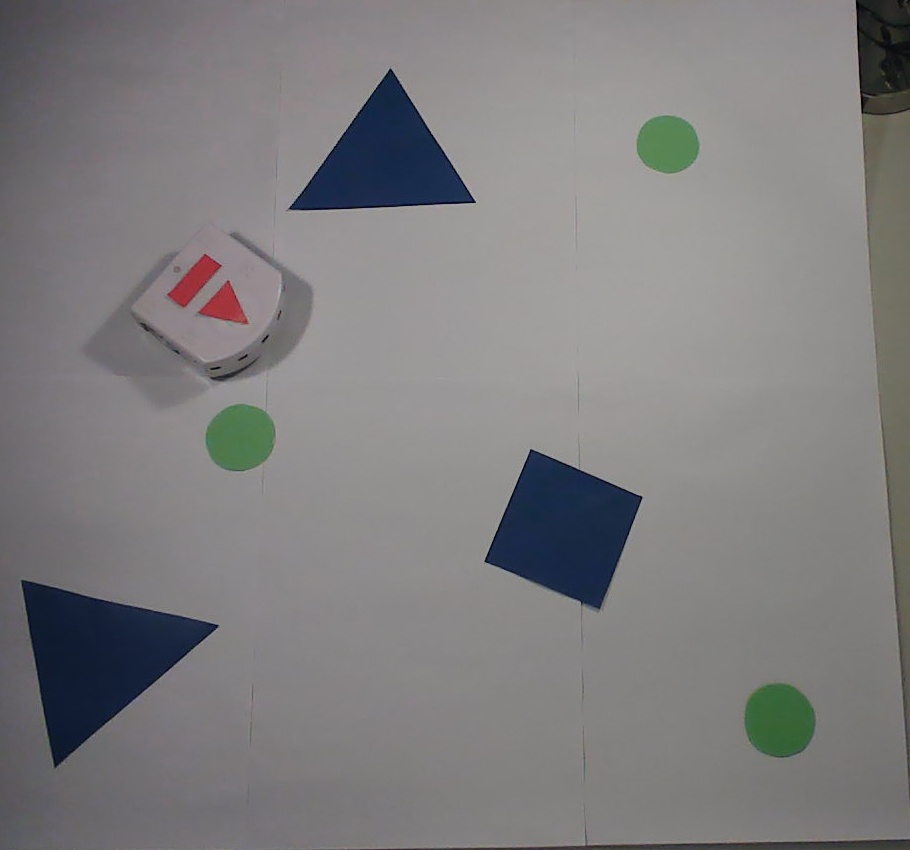
#> input picture Images report/image_vision.jpg, 910 x 850 px
$ jupyter execute --allow-errors Report.ipynb   (shell and % lines are left out)
#> lines starting #> are read from the running program, lines starting #| are printed output that depends on the picture; after the words box and inside, x2 and y2 are one past the last pixel; in counts of white or black regions, pixels touching at a corner belong together
#> further down, img is the input picture: shape (850, 910, 3); mean B, G, R 126.6, 125.7, 126.7
<div style="border:1px solid black; padding:20px 20px;text-align: justify;text-justify: inter-word">
   <strong> Basics of Mobile Robotics: Project Report <br/> Autumn 2021 <br/><br/> Group members: </strong><br/><br/> Henry Papadatos <br/> Juliette Pelissier <br/> Eliott Sizey<br/> Aitana Waelbroeck-Boix


</div>

# Introduction

### Environment

Our project is based on a simple map with several obstacles which is filmed in real-time by our camera. The environment is mapped during the initialization of our program. The position of the Thymio is estimated using a Kalman filter which takes as inputs the pose as estimated by the wheels odometry and the pose measured from the output of the camera.

We use a continuous environment which is composed of 3 blue obstacles (1 rectangle and 2 triangles), 3 green goals and 1 red Thymio. The environment is initially mapped by the vision module using color detection to differentiate the elements. The objective of the Thymio is to visit the 3 goals without hitting any of the predefined obstacles using an optimal path determined by the path planning module (global navigation). It also has to avoid unexpected obstacles using a local avoidance module. Once the 3 goals have been reached, the Thymio must find its way back to its starting position to complete its mission.

Our set-up is shown below:

### State Machine

Our program starts by initialising the environment, analysing the first frame sent by the camera through the vision module. It determines the starting position of the Thymio, the corners of the obstacles and the center of the goals. The optimal path is then defined from those information in the path planning module. <br>
The program then enters into the main loop which follows 4 steps:
- Vision
- Kalman filter
- Local avoidance
- Motion control

The main() function can be found in the main.ipynb file.

And the other functions are located in the files:
* vision.py
* computer_vision.py
* filters.py :(Kalman filter + P controler)
* obstacle_avoidance.py
* path_planning.py

# Vizualisation tool

To simplify the debbuging of our project, we decided to implement a complete vizualisation tool.

Some elements are static:
* The extended obstacles are displayed in transparent red to allow us to see below.
* The goals are shown using yellow dots.
* The starting position of the Thymio is the green dot.
* The path is composed of the pink lines.

And some elements move at each new frame:
* The current point that the Thymio is aiming for is in black.
* The position of the Thymio measured by the camera is a green dot (on the image above, it is hidden under the blue dot).
* The position of the Thymio estimated by the Kalman filter is the blue dot.

The implementation of this vizualisation tool took us some time but it was definitively worth it considering the time we saved in the debbuging process.

# Vision

### Principle

The goal of the vision part of the project is to map the environment in which the robot will move (obstacles and goals) and to keep track of its pose. Each element of the environment has a different color which allows color differentiation and localisation. From a frame captured by the camera, the most efficient way of doing color detection is to transform this frame from the BGR to the HSV domain. Then, we apply a range color filter that keeps only pixels of the right color. Once this is done, the shapes of the detected objects are also used as described in the following subsections.
### HSV

The HSV domain can be represented as a cone (figure plotted below) and comprises three parameters that define a color: the hue, saturation and value. The hue is coded in the range [0,360] degrees accordingly to the corresponding angle in the color circle. The saturation corresponds to the intensity of the color and is comprised between 0% and 100%. The value is the "brilliance" of the color, the lower it is, the darker the color is. It is also defined between 0% and 100%. In the opencv library, the three parameters are coded in the following ranges:
- Hue: [0, 180]
- Saturation: [0, 255]
- Value: [0, 255]

The main advantage of using HSV color coding is that it is much easier to calibrate the range of the color filters as the saturation and value parameters make it much less dependent to the change of light on the map (lighting can be much less consistent than if using BGR color coding). In our project, we used three colors: blue for the obstacles, green for the goals and red for the Thymio which are coded in the following ranges ([H, S, V]):
- Blue: [0-20,50-255,0-255]
- Green: [50-70,50-255,50-255]
- Red: [115-130,50-255,50-255]

We chose the colors such that the ranges for the H parameter are not superposed. We used a wide range for the S and V parameters, thus even if the lighting is changed from one run to another, the color detection will not be affected.

### Obstacles

The creation and application of the range color filter is done using the function color_detection() for each object of the environment. In the top right image plotted below, we illustrate the result of using this function for the obstacles but it works similarly for the Thymio and the goals.

[cell 1]
import cv2
import math
import numpy as np
import matplotlib.pyplot as plt

SAFETY_FACTOR = 20 # margin so that the robot doesn't hit obstacles
POLY_FACTOR_OBST = 0.05 # factor that determines how accurately the approxPolyDP function approximates
LEN_IN_MM = 113 # lenght of one side of the cube in mm

BLUE_LOW_H = 0
BLUE_HIGH_H = 20
BLUE_LOW_S = 50
BLUE_HIGH_S = 255
BLUE_LOW_V = 0
BLUE_HIGH_V = 255

def obstacles(img):
    """
    Extract obstacles from image "img", approximate them as polygons, find their corners and expand them

    param pic : image captured by the camera

    return new_corners : coordinates of the expanded obstacles corners
    return Pix_to_mm : pixel to millimeter conversion factor
    return img_goals : original image with black pixels except for the obstacles
    """
    low_blue = np.array([BLUE_LOW_H, BLUE_LOW_S, BLUE_LOW_V])
    high_blue = np.array([BLUE_HIGH_H, BLUE_HIGH_S, BLUE_HIGH_V])
    corners=[]
    new_corners=[]
    centroids=[]
    img_contours=img.copy()
    img_final = img.copy()

    img_obst, mask_obst = color_detect(img, low_blue, high_blue)
#> in color_detect, `color_img =cv2.bitwise_and(pic, pic, mask=mask)`:
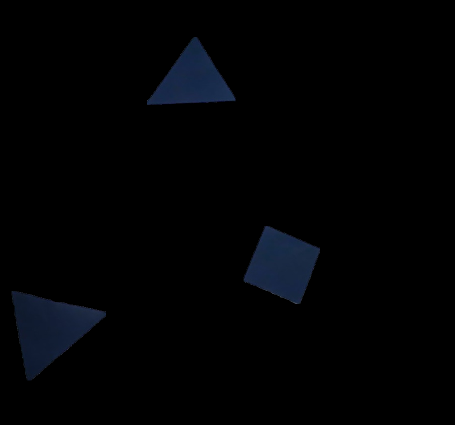
#> color_img: shape (850, 910, 3) (shown at 1/2 size); mean B, G, R 3.7, 2.2, 1.3
    contours, hierarchy = cv2.findContours(mask_obst, cv2.RETR_EXTERNAL, cv2.CHAIN_APPROX_SIMPLE)
#> contours = 3 contours; box (x1, y1, x2, y2) and area: (23, 582, 212, 761) 17464, (487, 452, 640, 608) 14696, (294, 74, 471, 210) 12628

    # Find largest area for noise condition
    areas = [cv2.contourArea(c) for c in contours]
#> areas = [17464.5, 14696, 12627.5]

    if not areas:
        cv2.imshow('mask', mask_obst)
        cv2.waitKey(0)
        raise ValueError("Can not read frame")

    max_cont = max(areas)
#> max_cont = 17464.5

    # For each contour found, approximate it as a polygon and extract its corners
    for cont in contours:
        epsilon = POLY_FACTOR_OBST * cv2.arcLength(cont, True)
        approx = cv2.approxPolyDP(cont, epsilon, True)

        if(len(approx)>2 and cv2.contourArea(approx) >= max_cont/3): # Condition to get rid of detected noise
            cv2.drawContours(img_contours, [approx], -1, (0, 0, 255), 2)
            corners.append(approx)
            if(len(approx) == 4): # Use rectangle obstacle to find the pixel to millimeter conversion factor
                Pix_to_mm = pix_to_mm(approx)
#> this loop made 3 passes
#> (epsilon, approx, px_to_mm in pix_to_mm, Pix_to_mm) on pass 2: (25.72, [[529, 452], [487, 562], [599, 607], [639, 496]], 0.664, 0.664)
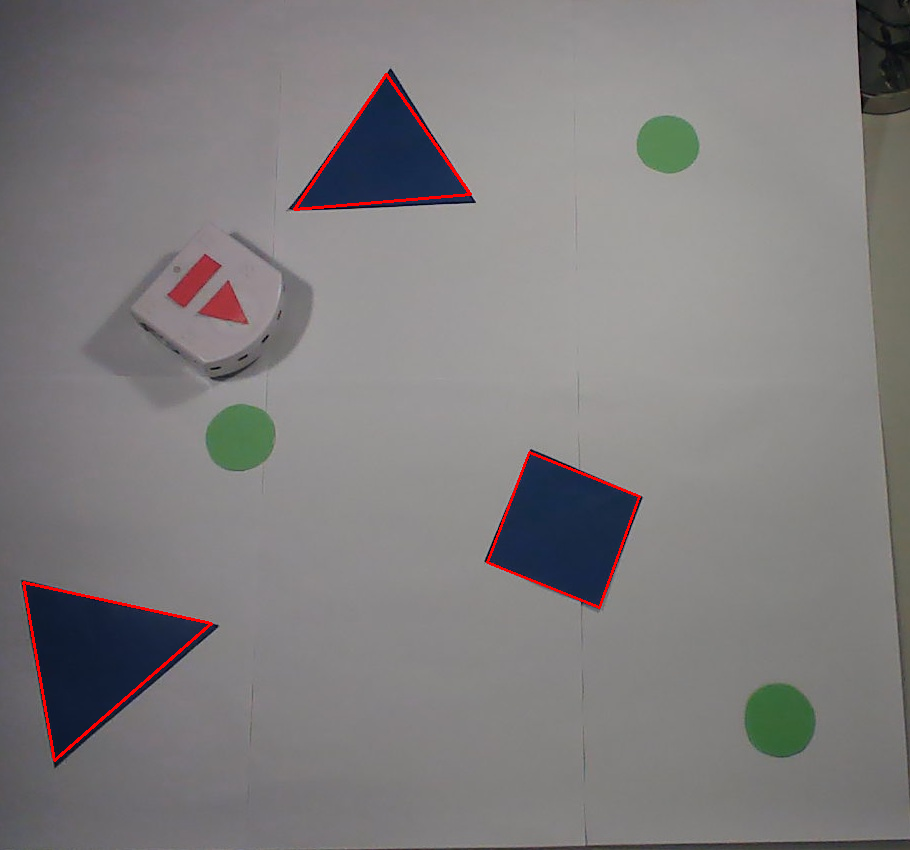
#> img_contours: shape (850, 910, 3); 0.59% of pixels changed, all inside (x1, y1, x2, y2) = (22, 73, 641, 762)
#> after the loop, corners = 3 contours; box (x1, y1, x2, y2) and area: (23, 582, 212, 761) 16096, (487, 452, 640, 608) 14090, (294, 74, 471, 210) 11190

    # From extracted corners, define middle point of each object and create vertex (by 'expanding' corners)

    for i in range(0, len(corners)):
        centroids.append(centroid(corners[i]))
        new_corners.append(expand(centroids[i], corners[i], Pix_to_mm))   # Determine expanded corners (to take into account thymio width)

        for corn in new_corners[i]:
            cv2.circle(img_final, corn, 8, (0, 0, 255) , -1)
#> this loop made 3 passes
#> (expansion_dist in expand, new_corners in expand) on passes 1 to 3: (60.2, [[31, 815], [268, 606], [-19, 539]]), (42.57, [[511, 413], [447, 578], [616, 645], [678, 479]]), (60.2, [[525, 216], [388, 13], [241, 238]])
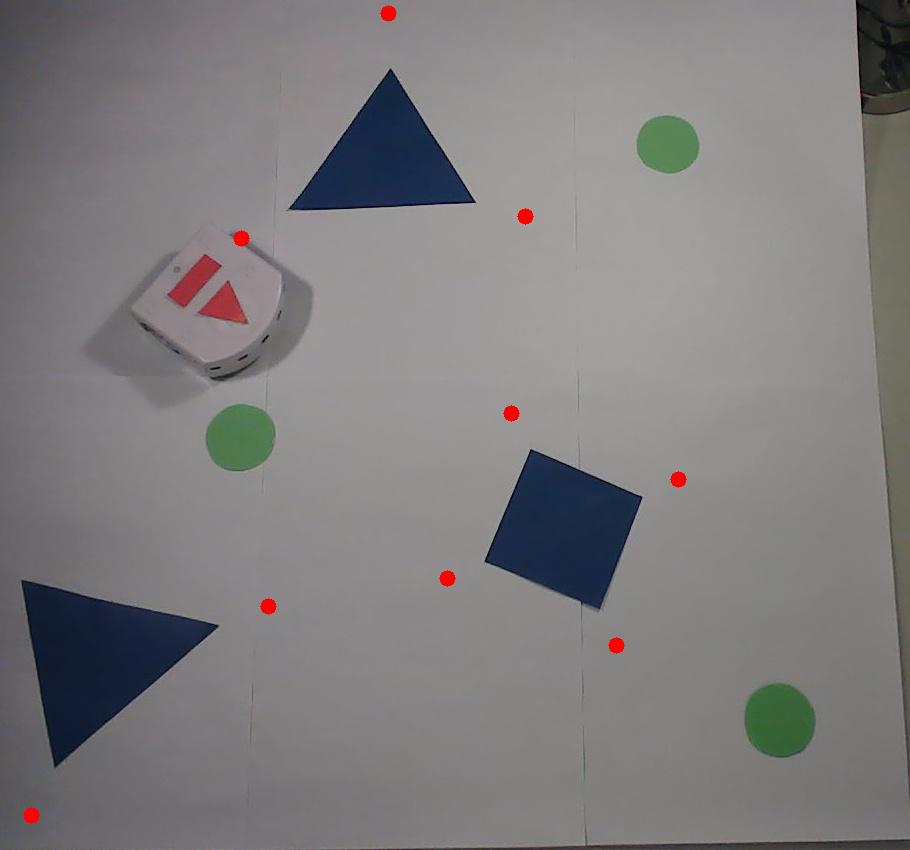
#> img_final: shape (850, 910, 3); 0.23% of pixels changed, all inside (x1, y1, x2, y2) = (23, 5, 687, 824)
#> after the loop, centroids = [(96, 655), (563, 529), (383, 159)]; new_corners = [[[31, 815], [268, 606], [-19, 539]], [[511, 413], [447, 578], [616, 645], [678, 479]], [[525, 216], [388, 13], [241, 238]]]

    return new_corners, Pix_to_mm, mask_obst, img_final, img_contours

def color_detect(pic, low, high):
    """
    Extract color from the image "pic" based on the HSV color range [low-high]

    param pic : image on which the color detection is conducted
    param low : contains the lower values of the HSV parameters range
    param high : contains the higher values of the HSV parameters range

    return color_img : original image with black pixels except for the color detected
    return mask : black and white color filter
    """

    sigma = (5,5)

    image=cv2.blur(pic, sigma)                 # Blurring to get rid of image noise
    image=cv2.cvtColor(pic, cv2.COLOR_RGB2HSV)
    mask=cv2.inRange(image, low, high)
    mask=cv2.erode(mask, None, iterations=4)    # Processing to have smoother color filter
    mask=cv2.dilate(mask, None, iterations=4)

    color_img =cv2.bitwise_and(pic, pic, mask=mask)

    return color_img, mask

def expand(centroid, vertexes, px_factor):
    """
    Computes the expanded vertexes of a polygon based on the coordinates of its corners and centroid

    param centroid : coordinates of centroid of obstacle
    param vertexes : corners coordinates of obstacle
    param px_factor : pixel to millimeter conversion factor

    return new_corners : coordinates of expanded corners
    """


    half_thymio = SAFETY_FACTOR*(1/px_factor) # Thymio's half width - converted from mm to pixels
    if(len(vertexes) == 3):
        expansion_dist = half_thymio/np.cos(np.pi/3) # For triangular obstacles

    else:
        expansion_dist = math.sqrt(2*half_thymio**2) # For rectangular obstacles


    new_corners = []

    for vertex in vertexes:
        dist = [(vertex[0][0] - centroid[0]), (vertex[0][1] - centroid[1])] # Distance between centroid and corner
        angle = np.arctan2(dist[1], dist[0])                                # Angle between centroid and corner
        new_coord = [vertex[0][0] + np.cos(angle)*expansion_dist, vertex[0][1] + np.sin(angle)*expansion_dist]
        new_corners.append(new_coord)

    new_corners = np.int0(new_corners)
    return new_corners

def centroid(vertexes):
    """
    Computes the coordinates of the centroid of a polygon given its corners coordinates

    param vertexes : corners coordinates of polygon

    return (x,y) : tuple of coordinates of the centroid of the polygon
    """

    x_list = [vertex [0][0] for vertex in vertexes]
    y_list = [vertex [0][1] for vertex in vertexes]
    length = len(vertexes)
    x = np.int0(sum(x_list) / length)
    y = np.int0(sum(y_list) / length)

    return(x, y)

def pix_to_mm(rectangle):
    """
    Extract longest side of rectangle and computes pixel to millimeter conversion factor from it

    param rectangle : coordinates of the corners of the rectangular obstacle

    return px_to_mm : pixel to millimeter conversion factor
    """
    len_in_px = 0

    for corn1 in rectangle:
        for corn2 in rectangle:
            if(np.any(corn1 != corn2)):
                dist = math.dist(corn1[0], corn2[0])
                if(dist > len_in_px):
                    len_in_px = dist

    px_to_mm = LEN_IN_MM/len_in_px

    return px_to_mm

img = cv2.imread('Images report/image_vision.jpg', cv2.IMREAD_COLOR)
vertexes, px_factor, mask, img_obst, img_contours = obstacles(img)
#> vertexes has the same summary as new_corners in obstacles; px_factor = 0.664
plt.figure(figsize=(8, 7))
plt.subplot(221),plt.imshow(img[:,:,::-1]),plt.title('Input')
plt.subplot(222),plt.imshow(mask),plt.title('Color filter')
plt.subplot(223),plt.imshow(img_contours[:,:,::-1]),plt.title('Polygon Approximation')
plt.subplot(224),plt.imshow(img_obst[:,:,::-1]),plt.title('Vertexes for path planning')
plt.show()
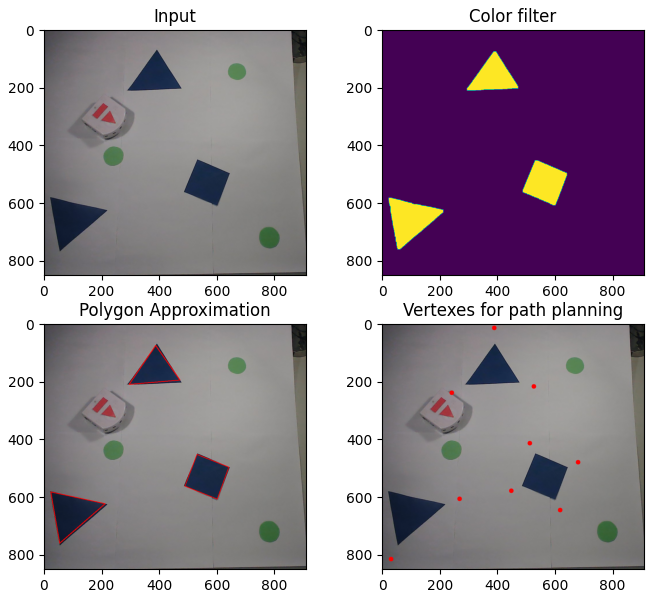
#> figure drawn by matplotlib, 4 panels

As can be seen from this figure, the obstacle() function does not only extract the obstacles from the image but it also finds their corners and expand them in order to take into account the real size of the robot. This is done following those steps:
- finding the contours of the "Color filter" image
- approximating those contours as polygons (see image "Polygon approximation") and extracting their corners
- expanding the corners using the centroids() and expand() functions (see image "Vertexes for path planning" in which red dots represent the vertexes)

Once the contours are found, the area of the largest contour is computed and used to create a condition that ignores small contours which can be considered as noise detected by the color filter. The condition used is the following: <br><br>if $area_{current} < \frac{area_{largest}}{3}$ then the current contour is ignored.

Another important feature of the obstacle() function is to calculate the pixel to millimeter conversion factor by dividing the measured length (113mm) of the longest side of the rectangle obstacle by its length in pixels. <br><br>

The distance by which the corners are expanded depends on the shape of the obstacle as we want to make sure that the robot doesn't hit the obstacle when going from one of its corners to another. By doing simple trigonometry, we obtain that the expansion distance should be (as can bee seen on the figure below):
- Triangle : $dist_{expansion}$ = $\frac{width_{thymio}}{2*cos(60)}$
- Rectangle : $dist_{expansion}$ = $\sqrt{2 * (\frac{width_{thymio}}{2})^2}$

### Goals

The center of the goals are defined in a very similar way. Once the contours are extracted from the color filter, the smallest enclosing circle is fitted to each goal and its center is returned. In the plot below, the centers of the goals are drawn as red dots.

[cell 2]
GREEN_LOW_H = 50
GREEN_HIGH_H = 70
GREEN_LOW_S = 50
GREEN_HIGH_S = 255
GREEN_LOW_V = 50
GREEN_HIGH_V = 255

def goals(pic):
    """
    Extract goals from image "pic" and find their centers

    param pic : image captured by the camera

    return goals_loc : coordinates of the centers of the goals
    return img_goals : original image with black pixels except for the goals
    """

    low_green = np.array([GREEN_LOW_H, GREEN_LOW_S, GREEN_LOW_V])
    high_green = np.array([GREEN_HIGH_H, GREEN_HIGH_S, GREEN_HIGH_V])

    goals_loc = []
    img_goals = pic.copy()

    # Extract goals from original image through color detection
    colored_mask, mask_goals = color_detect(pic, low_green, high_green)
#> in color_detect (call 2), `mask=cv2.erode(mask, None, iterations=4)`:
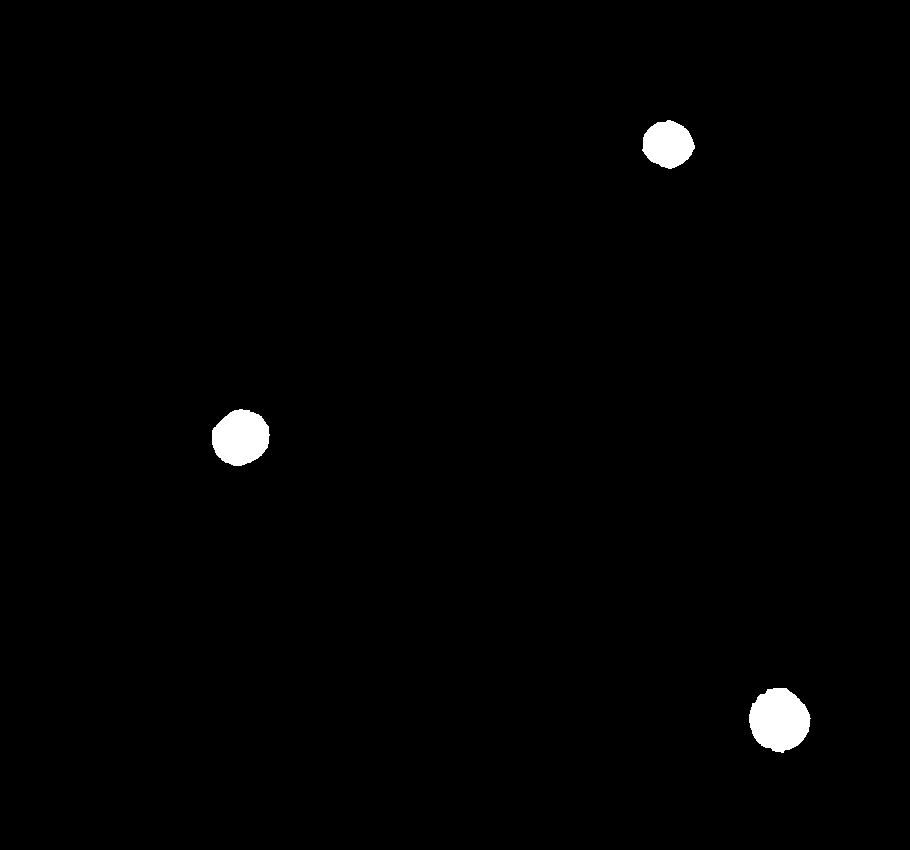
#> mask: shape (850, 910); 0.95% white; 3 white regions, box (x1, y1, x2, y2) and area: (749, 688, 811, 753) 2993, (212, 409, 270, 466) 2509, (642, 120, 695, 169) 1876
#> (the rest of the program and of its run is left out)
